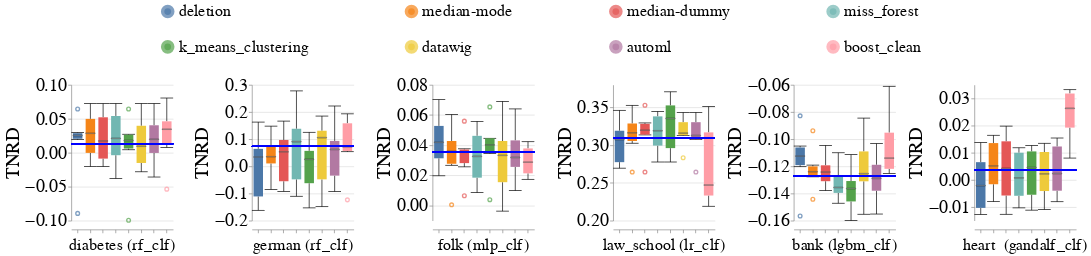

Here is the notebook cell this chart was saved with:
### Markdown cell above
### Disparity Metrics

### Code cell
create_box_plots_for_diff_imputers_and_datasets(train_injection_scenario='mixed_exp',
                                                test_injection_scenario='MCAR1 & MAR1 & MNAR1',
                                                dataset_to_group=DATASETS_SENSITIVE_ATTRS,
                                                metric_name='Equalized_Odds_TNR',
                                                db_client=db_client)

### Figure 1 — Vega-Lite specification as saved in the notebook (floating-point values rounded to 4 significant figures; data arrays with more than 128 entries replaced by an {"elided": "..."} marker saying what was removed)
{"config": {"view": {"continuousWidth": 400, "continuousHeight": 300, "stroke": null}, "axis": {"labelFontSize": 26, "labelFontWeight": "normal", "titleFontSize": 28, "titleFontWeight": "normal"}, "facet": {"spacing": 15}, "header": {"labelFontSize": 24, "labelOrient": "bottom", "labelPadding": 5, "titleFontSize": 28}, "legend": {"columns": 4, "direction": "horizontal", "labelFontSize": 24, "labelLimit": 400, "orient": "top", "symbolOffset": 130, "symbolStrokeWidth": 10, "titleAnchor": "middle", "titleFontSize": 26, "titleLimit": 300}, "title": {"fontSize": 28}}, "data": {"name": "data-3f28a88d928ddfd1c926fecf6d3fc598"}, "facet": {"column": {"field": "Dataset_Name_With_Model_Name", "sort": {"field": "Dataset_Sequence_Number", "order": "ascending"}, "title": null, "type": "nominal"}}, "spec": {"layer": [{"mark": {"type": "boxplot", "median": {"stroke": "black", "strokeWidth": 0.7}, "ticks": true}, "encoding": {"color": {"field": "Null_Imputer_Name", "sort": ["deletion", "median-mode", "median-dummy", "miss_forest", "k_means_clustering", "datawig", "automl", "boost_clean"], "title": null, "type": "nominal"}, "x": {"axis": {"labels": false}, "field": "Null_Imputer_Name", "sort": ["deletion", "median-mode", "median-dummy", "miss_forest", "k_means_clustering", "datawig", "automl", "boost_clean"], "title": null, "type": "nominal"}, "y": {"field": "Metric_Value", "scale": {"zero": false}, "title": "TNRD", "type": "quantitative"}}}, {"mark": "rule", "encoding": {"color": {"value": "blue"}, "size": {"value": 2}, "y": {"field": "Baseline_Median", "type": "quantitative"}}}], "height": 200, "width": 150}, "resolve": {"scale": {"y": "independent"}}, "$schema": "https://vega.github.io/schema/vega-lite/v4.17.0.json", "datasets": {"data-3f28a88d928ddfd1c926fecf6d3fc598": {"elided": "288 records"}}}
